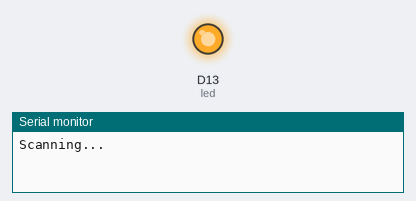
Recording of a sketch running on a simulated Arduino MKR. Shown: output pins drawn as LEDs (lit = HIGH), the last lines printed to the serial monitor. A WiFi scan finds three made-up networks.

Above: at 1.0 s.
At 9.5 s:
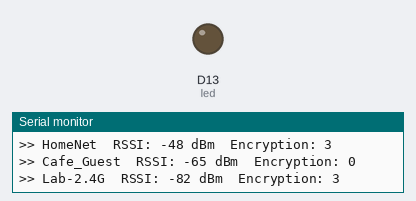
Timing chart, 0 to 22.1 s (numbered marks = the images above):
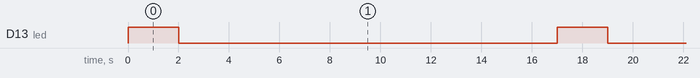

Measured:
- by itself, D13 (led): alternates HIGH for 2.0 s and LOW for 15.0 s

The sketch:

WifiScan.ino
```cpp
#include <SPI.h>
#include <WiFiNINA.h>

int led = 13;

void setup() {
  Serial.begin(115200);
  pinMode(led, OUTPUT);

  // check for the WiFi module:
  if (WiFi.status() == WL_NO_MODULE) {
    Serial.println("Communication with WiFi module failed!");
    // don't continue
    while (true);
  }

}

void loop() {
  digitalWrite(led, HIGH);
  scanWiFi();
  digitalWrite(led, LOW);
  delay(15000);
}

void scanWiFi() {
  Serial.print("Scanning...");
  byte ssid = WiFi.scanNetworks();

  Serial.print("found ");
  Serial.println(ssid);

  for (int i = 0; i<ssid; i++) {
    Serial.print(">> ");
    Serial.print(WiFi.SSID(i));
    Serial.print("\tRSSI: ");
    Serial.print(WiFi.RSSI(i));
    Serial.print(" dBm");
    Serial.print("\tEncryption: ");
    Serial.println(WiFi.encryptionType(i));
  }
  Serial.println("");
  Serial.println("");
}
```
